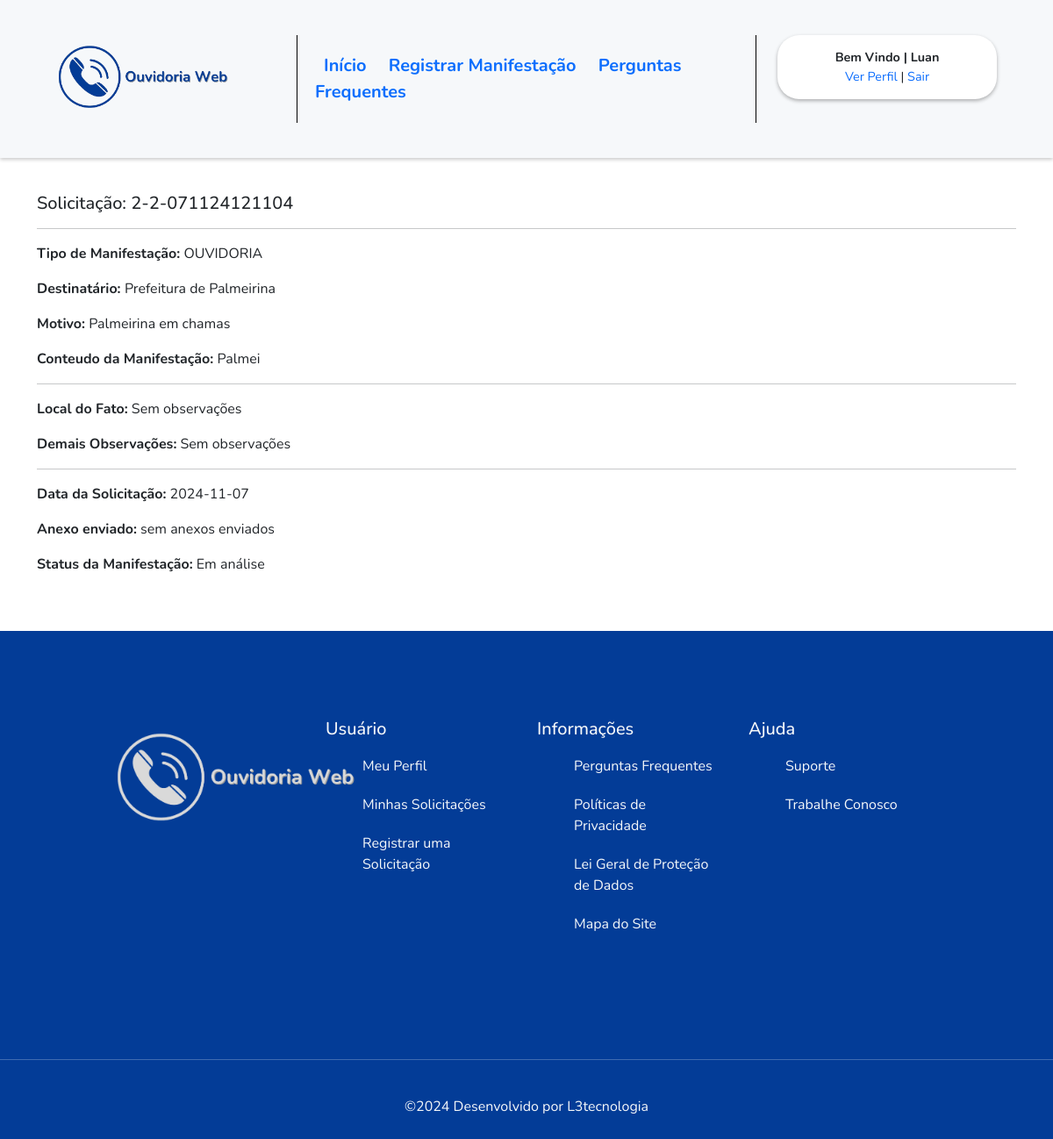
The app's page /manifestacao.php?id_manifestacao=18 (signed in) with its own data.
### tables this page shows
CREATE TABLE `tb_manifestacoes` (
  `id_manifestacao` int(11) NOT NULL,
  `motivo_manifestacao` varchar(100) NOT NULL,
  `id_entidade_manifestacao` int(11) NOT NULL,
  `id_tipo_manifestacao` int(11) NOT NULL,
  `conteudo_manifestacao` text NOT NULL,
  `observacoes_manifestacao` text NOT NULL,
  `local_manifestacao` varchar(200) NOT NULL,
  `arquivo_manifestacao` varchar(200) NOT NULL,
  `id_usuario_manifestacao` int(11) NOT NULL,
  `status_manifestacao` varchar(1) NOT NULL,
  `data_manifestacao` date NOT NULL,
  `protocolo_manifestacao` varchar(100) NOT NULL
);

CREATE TABLE `tb_tipo_manifestacoes` (
  `id_tipo_manifestacao` int(11) NOT NULL,
  `nome_tipo_manifestacao` varchar(200) NOT NULL
);

CREATE TABLE `tb_entidades` (
  `id_entidade` int(11) NOT NULL,
  `nome_entidade` varchar(200) NOT NULL,
  `email_entidade` varchar(200) NOT NULL,
  `telefone_entidade` varchar(20) NOT NULL
);

### provedores/Classes.php (called while the page is built, shortened)
<?php
class Manifestacoes implements interface_manifestacoes {
    private $conexao;
    public function __construct()
    {
        $this->conexao = new Conexao;
    }
    public function chama_manifestacao($id_manifestacao){
        $query = "SELECT m.* , tm.nome_tipo_manifestacao, e.nome_entidade
                FROM tb_manifestacoes m
                JOIN tb_entidades e ON e.id_entidade = m.id_entidade_manifestacao JOIN tb_tipo_manifestacoes tm ON m.id_tipo_manifestacao = tm.id_tipo_manifestacao
                WHERE m.id_manifestacao = :id_manifestacao";
        try {
            $conn = $this->conexao->Conectar();
            $stmt = $conn->prepare($query);
            $stmt->bindValue(':id_manifestacao', $id_manifestacao);
            $stmt->execute();
            return $r = $stmt->fetch(PDO::FETCH_ASSOC);
        } catch (PDOException $e) {
            throw new Exception('Erro chamar a manifestação: ' . $e->getMessage());
        }
    }
}

### manifestacao.php (the view, shortened to what this page needs)
<?php
require_once 'provedores/Classes.php';
require_once 'controladores/Controller.php';
$Manifestacoes = new Manifestacoes;
$minha_manifetacao = $Manifestacoes->chama_manifestacao($_GET['id_manifestacao']);
extract($minha_manifetacao);
?>
<div class="container mt-4">
    <div class="row">
        <div class="mt-3">
            <h5>Solicitação: <?=$minha_manifetacao['protocolo_manifestacao'] ?></h5>
            <hr>
        </div>
        <div class="col-12">
            <p><strong>Tipo de Manifestação: </strong><?=$nome_tipo_manifestacao ?></p>
            <p><strong>Destinatário: </strong><?=$nome_entidade ?></p>
            <p><strong>Motivo: </strong> <?=$motivo_manifestacao ?></p>
            <p><strong>Conteudo da Manifestação: </strong> <?=$conteudo_manifestacao ?></p>
            <hr>
            <p><strong>Local do Fato:</strong> <?=$local_manifestacao ?></p>
            <p><strong>Demais Observações:</strong> <?=$observacoes_manifestacao ?></p>
            <hr>
            <p><strong>Data da Solicitação:</strong> <?=$data_manifestacao ?></p>
            <?php if($arquivo_manifestacao == 'Sem anexos') {
                 $arquivo_manifestacao = 'sem anexos enviados'; ?>
                <p><strong>Anexo enviado:</strong> <?=$arquivo_manifestacao?></p>
            <?php } else { ?>
                <p><strong>Anexo enviado:</strong> <a href="<?=$arquivo_manifestacao ?>" target="_blank">confira o anexo</a></p>
            <?php }  ?>
            <?php if($status_manifestacao == 'A'){
                $status_manifestacao = 'Em análise';
            } else {
                $status_manifestacao = 'Finalizado';
            } ?>
            <p><strong>Status da Manifestação:</strong> <?=$status_manifestacao ?></p>
        </div>
    </div>
</div>
<?php include_once 'controladores/Footer.php' ?>

### assets/css/style.css (style rules this page uses)
:root { --white: #fff; --backpadrao: #f6f8fa !important; }
body { font-family: 'Nunito', sans-serif !important; background-color: #fff !important; }

### records on screen
tb_manifestacoes: protocolo_manifestacao "2-2-071124121104", id_tipo_manifestacao.nome_tipo_manifestacao "OUVIDORIA", id_entidade_manifestacao.nome_entidade "Prefeitura de Palmeirina", motivo_manifestacao "Palmeirina em chamas", conteudo_manifestacao "Palmei", local_manifestacao "Sem observações", observacoes_manifestacao "Sem observações", data_manifestacao "2024-11-07", arquivo_manifestacao "sem anexos enviados", status_manifestacao "Em análise"

### other values on screen
$_SESSION['nome_usuario'] "Luan"
